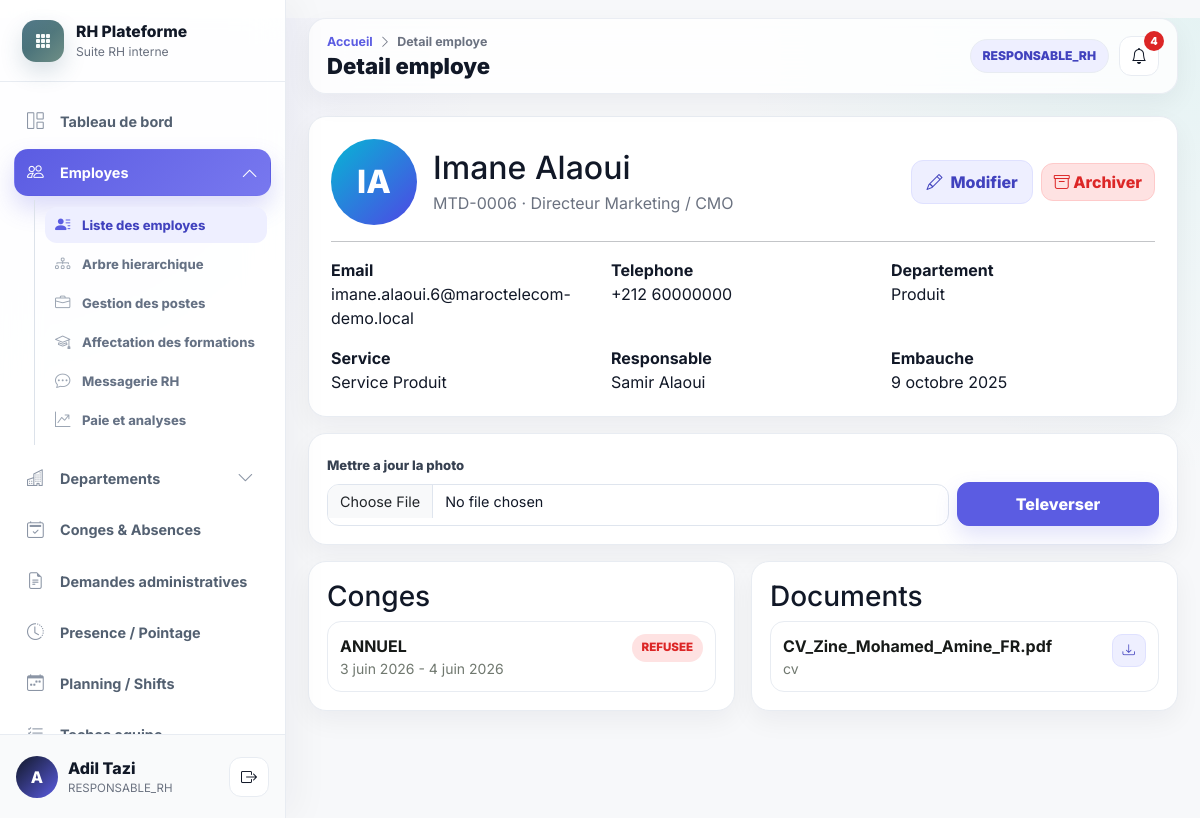
Screenshot of /employes/10 (signed in) with the database file from the repository.
### accounts/models.py (models this page shows, shortened)
class UtilisateurProfile(models.Model):
    user = models.OneToOneField(settings.AUTH_USER_MODEL, on_delete=models.CASCADE, related_name="profile")
    role = models.CharField(max_length=40, choices=Role.choices)
    actif = models.BooleanField(default=True)
    employe = models.OneToOneField(
        "hr.Employe",
        on_delete=models.SET_NULL,
        null=True,
        blank=True,
        related_name="utilisateur_profile",
    )
    class Meta:
        verbose_name = "Utilisateur"
        verbose_name_plural = "Utilisateurs"

### hr/models.py (models this page shows, shortened)
class Employe(models.Model):
    matricule = models.CharField(max_length=100, unique=True)
    nom = models.CharField(max_length=255)
    prenom = models.CharField(max_length=255)
    email = models.EmailField()
    telephone = models.CharField(max_length=80, blank=True)
    date_naissance = models.DateField(null=True, blank=True)
    date_embauche = models.DateField()
    adresse = models.TextField(blank=True)
    photo = models.ImageField(upload_to="uploads/photos/", null=True, blank=True)
    departement = models.ForeignKey(Departement, on_delete=models.SET_NULL, null=True, blank=True, related_name="employes")
    service = models.ForeignKey(Service, on_delete=models.SET_NULL, null=True, blank=True, related_name="employes")
    poste = models.ForeignKey(Poste, on_delete=models.SET_NULL, null=True, blank=True, related_name="employes")
    responsable = models.ForeignKey("self", on_delete=models.SET_NULL, null=True, blank=True, related_name="collaborateurs")
    localisation = models.CharField(max_length=255, blank=True, default="Casablanca")
    actif = models.BooleanField(default=True)
    created_at = models.DateTimeField(auto_now_add=True)
    updated_at = models.DateTimeField(auto_now=True)
    class Meta:
        ordering = ["nom", "prenom"]
    def __str__(self):
        return self.nom_complet
    @property
    def nom_complet(self):
        return f"{self.prenom or ''} {self.nom or ''}".strip()

class Poste(models.Model):
    libelle = models.CharField(max_length=255)
    description = models.TextField(blank=True)
    niveau = models.CharField(max_length=255, blank=True)
    rang_hierarchique = models.PositiveSmallIntegerField(default=50)
    est_direction = models.BooleanField(default=False)
    est_manager = models.BooleanField(default=False)
    created_at = models.DateTimeField(auto_now_add=True)
    updated_at = models.DateTimeField(auto_now=True)
    class Meta:
        ordering = ["libelle"]
    def __str__(self):
        return self.libelle

class Departement(models.Model):
    libelle = models.CharField(max_length=255)
    description = models.TextField(blank=True)
    created_at = models.DateTimeField(auto_now_add=True)
    updated_at = models.DateTimeField(auto_now=True)
    class Meta:
        ordering = ["libelle"]
    def __str__(self):
        return self.libelle

class Service(models.Model):
    libelle = models.CharField(max_length=255)
    description = models.TextField(blank=True)
    departement = models.ForeignKey(Departement, on_delete=models.SET_NULL, null=True, blank=True, related_name="services")
    created_at = models.DateTimeField(auto_now_add=True)
    updated_at = models.DateTimeField(auto_now=True)
    class Meta:
        ordering = ["libelle"]
    def __str__(self):
        return self.libelle

class DemandeConge(models.Model):
    type = models.CharField(max_length=30, choices=TypeConge.choices)
    date_debut = models.DateField()
    date_fin = models.DateField()
    motif = models.TextField(blank=True)
    statut = models.CharField(max_length=30, choices=StatutDemande.choices, default=StatutDemande.EN_ATTENTE)
    employe = models.ForeignKey(Employe, on_delete=models.CASCADE, related_name="conges")
    traitee_par = models.ForeignKey(
        Employe,
        on_delete=models.SET_NULL,
        null=True,
        blank=True,
        related_name="conges_traites",
    )
    date_traitement = models.DateTimeField(null=True, blank=True)
    commentaire_reponse = models.TextField(blank=True)
    date_creation = models.DateTimeField(default=timezone.now)
    created_at = models.DateTimeField(auto_now_add=True)
    updated_at = models.DateTimeField(auto_now=True)
    class Meta:
        ordering = ["-date_creation"]

class Document(models.Model):
    fichier = models.FileField(upload_to="uploads/documents/")
    nom_fichier = models.CharField(max_length=255)
    nom_original = models.CharField(max_length=255)
    categorie = models.CharField(max_length=255, blank=True, default="General")
    chemin_fichier = models.CharField(max_length=500, blank=True)
    date_ajout = models.DateTimeField(default=timezone.now)
    taille = models.PositiveBigIntegerField(default=0)
    employe = models.ForeignKey(Employe, on_delete=models.SET_NULL, null=True, blank=True, related_name="documents")
    demande_admin = models.ForeignKey(
        DemandeAdministrative,
        on_delete=models.SET_NULL,
        null=True,
        blank=True,
        related_name="documents",
    )
    uploade_par = models.ForeignKey(settings.AUTH_USER_MODEL, on_delete=models.CASCADE, related_name="documents_uploades")
    created_at = models.DateTimeField(auto_now_add=True)
    updated_at = models.DateTimeField(auto_now=True)
    class Meta:
        ordering = ["-date_ajout"]

### hr/views.py (the view)
# urls.py: path("employes/<int:pk>", views.employe_detail, name="employe_detail"),
@login_required
def employe_detail(request, pk):
    if not can_view_employees(request.user):
        messages.error(request, "Vous n'etes pas autorise a acceder aux employes.")
        return redirect("dashboard")
    employe = get_object_or_404(
        accessible_employees(profile(request)).select_related("departement", "service", "poste", "responsable"),
        pk=pk,
    )
    return render(
        request,
        "employes/detail.html",
        {
            "page_title": "Detail employe",
            "employe": employe,
            "conges": employe.conges.all(),
            "documents": employe.documents.all(),
        },
    )

### templates/employes/detail.html (shortened to what this page needs)
{% extends "base.html" %}
{% block content %}
<div class="profile-card mb-3">
    <div class="d-flex align-items-center gap-3 flex-wrap">
        {% if employe.photo %}<img class="profile-avatar" src="{{ employe.photo.url }}" alt="">{% else %}<div class="profile-avatar">{{ employe.prenom|first }}{{ employe.nom|first }}</div>{% endif %}
        <div>
            <h2 class="mb-1">{{ employe.nom_complet }}</h2>
            <p class="text-soft mb-0">{{ employe.matricule }} · {{ employe.poste|default:"Poste non defini" }}</p>
        </div>
        <div class="ms-auto mini-actions">
            {% if utilisateur_connecte.role == "ADMIN" or utilisateur_connecte.role == "RESPONSABLE_RH" %}
                <a href="{% url 'employe_update' employe.id %}" class="btn btn-outline-secondary"><i class="bi bi-pencil"></i> Modifier</a>
                <form method="post" action="{% url 'employe_archive' employe.id %}" class="confirm-archive d-inline">{% csrf_token %}<button class="btn btn-outline-danger"><i class="bi bi-archive"></i> Archiver</button></form>
            {% endif %}
        </div>
    </div>
    <hr>
    <div class="row g-3">
        <div class="col-md-4"><strong>Email</strong><div>{{ employe.email }}</div></div>
        <div class="col-md-4"><strong>Telephone</strong><div>{{ employe.telephone|default:"-" }}</div></div>
        <div class="col-md-4"><strong>Departement</strong><div>{{ employe.departement|default:"-" }}</div></div>
        <div class="col-md-4"><strong>Service</strong><div>{{ employe.service|default:"-" }}</div></div>
        <div class="col-md-4"><strong>Responsable</strong><div>{{ employe.responsable|default:"-" }}</div></div>
        <div class="col-md-4"><strong>Embauche</strong><div>{{ employe.date_embauche }}</div></div>
    </div>
</div>
{% if utilisateur_connecte.role == "ADMIN" or utilisateur_connecte.role == "RESPONSABLE_RH" %}
<form class="form-panel mb-3" method="post" action="{% url 'employe_photo' employe.id %}" enctype="multipart/form-data">
    <div class="row g-2 align-items-end">
        <div class="col-md-9"><label class="form-label">Mettre a jour la photo</label><input class="form-control" type="file" name="photoFile" accept="image/*" required></div>
        <div class="col-md-3"><button class="btn btn-accent w-100">Televerser</button></div>
    </div>
</form>
{% endif %}
<div class="row g-3">
    <div class="col-lg-6"><div class="panel"><h3>Conges</h3>{% for conge in conges %}<div class="request-item"><div><strong>{{ conge.type }}</strong><small>{{ conge.date_debut }} - {{ conge.date_fin }}</small></div><span class="status-badge status-{{ conge.statut }}">{{ conge.statut }}</span></div>{% empty %}<div class="empty-state">Aucun conge.</div>{% endfor %}</div></div>
    <div class="col-lg-6"><div class="panel"><h3>Documents</h3>{% for document in documents %}<div class="request-item"><div><strong>{{ document.nom_original }}</strong><small>{{ document.categorie }}</small></div><a href="{% url 'document_download' document.id %}" class="btn btn-sm btn-outline-secondary"><i class="bi bi-download"></i></a></div>{% empty %}<div class="empty-state">Aucun document.</div>{% endfor %}</div></div>
</div>
{% endblock %}

### templates/base.html (shortened to what this page needs)
{% load static message_tags %}
<!DOCTYPE html>
<html lang="fr">
<head>
    <link href="https://cdn.jsdelivr.net/npm/bootstrap@5.3.3/dist/css/bootstrap.min.css" rel="stylesheet">
    <link href="https://cdn.jsdelivr.net/npm/bootstrap-icons@1.11.3/font/bootstrap-icons.css" rel="stylesheet">
    <link rel="stylesheet" href="{% static 'css/main.css' %}?v=premium-rh-saas-1">
</head>
<body class="app-body">
<div class="app-shell">
    <aside id="sidebar" class="app-sidebar">
        <div class="sidebar-brand">
            <div class="brand-mark"><i class="bi bi-grid-3x3-gap-fill"></i></div>
            <div class="brand-copy">
                <div class="brand-title">RH Plateforme</div>
                <div class="brand-subtitle">Suite RH interne</div>
            </div>
        </div>
        <nav class="sidebar-nav" aria-label="Navigation principale">
            <a href="{% url 'dashboard' %}" class="sidebar-item nav-link" data-route="/dashboard"><i class="bi bi-grid-1x2"></i><span>Tableau de bord</span></a>
            <div class="sidebar-group" data-group-route="/employes">
                <button class="sidebar-item sidebar-parent nav-link {% if nav_module == 'employes' %}active{% endif %}" type="button" data-bs-toggle="collapse" data-bs-target="#menuEmployes" aria-expanded="{% if nav_module == 'employes' %}true{% else %}false{% endif %}">
                    <i class="bi bi-people"></i><span>Employes</span><i class="bi bi-chevron-down ms-auto"></i>
                </button>
                <div class="collapse sidebar-submenu {% if nav_module == 'employes' %}show{% endif %}" id="menuEmployes">
                    <a href="{% url 'employes_list' %}" class="sidebar-subitem {% if nav_item == 'employes_list' %}active{% endif %}" data-route="/employes"><i class="bi bi-person-lines-fill"></i><span>Liste des employes</span></a>
                    <a href="{% url 'hierarchy_tree' %}" class="sidebar-subitem {% if nav_item == 'hierarchy_tree' %}active{% endif %}" data-route="/employes/arbre"><i class="bi bi-diagram-3"></i><span>Arbre hierarchique</span></a>
                    {% if utilisateur_connecte.role == "ADMIN" or utilisateur_connecte.role == "RESPONSABLE_RH" %}
                        <a href="{% url 'position_management' %}" class="sidebar-subitem {% if nav_item == 'position_management' %}active{% endif %}" data-route="/employes/postes"><i class="bi bi-briefcase"></i><span>Gestion des postes</span></a>
                        <a href="{% url 'formations_admin' %}" class="sidebar-subitem {% if nav_item == 'formations_admin' %}active{% endif %}" data-route="/employes/formations"><i class="bi bi-mortarboard"></i><span>Affectation des formations</span></a>
                        <a href="{% url 'rh_messages' %}" class="sidebar-subitem" data-route="/messages-rh"><i class="bi bi-chat-dots"></i><span>Messagerie RH</span></a>
                        <a href="{% url 'payroll_analytics' %}" class="sidebar-subitem {% if nav_item == 'payroll_analytics' %}active{% endif %}" data-route="/employes/paie"><i class="bi bi-graph-up-arrow"></i><span>Paie et analyses</span></a>
                    {% else %}
                        <a href="{% url 'my_trainings' %}" class="sidebar-subitem {% if nav_item == 'my_trainings' %}active{% endif %}" data-route="/formations"><i class="bi bi-mortarboard"></i><span>Mes formations</span></a>
                    {% endif %}
                </div>
            </div>
            {% if utilisateur_connecte.role == "ADMIN" or utilisateur_connecte.role == "RESPONSABLE_RH" %}
                <div class="sidebar-group" data-group-route="/departements">
                    <button class="sidebar-item sidebar-parent nav-link {% if nav_module == 'departements' %}active{% endif %}" type="button" data-bs-toggle="collapse" data-bs-target="#menuDepartements" aria-expanded="{% if nav_module == 'departements' %}true{% else %}false{% endif %}">
                        <i class="bi bi-buildings"></i><span>Departements</span><i class="bi bi-chevron-down ms-auto"></i>
                    </button>
                </div>
            {% endif %}
            <a href="{% url 'conges_list' %}" class="sidebar-item nav-link" data-route="/conges"><i class="bi bi-calendar2-check"></i><span>Conges & Absences</span></a>
            <a href="{% url 'demandes_list' %}" class="sidebar-item nav-link" data-route="/demandes"><i class="bi bi-file-earmark-text"></i><span>Demandes administratives</span></a>
            <a href="{% url 'attendance' %}" class="sidebar-item nav-link" data-route="/pointage"><i class="bi bi-clock-history"></i><span>Presence / Pointage</span></a>
            <a href="{% url 'planning' %}" class="sidebar-item nav-link" data-route="/planning"><i class="bi bi-calendar-week"></i><span>Planning / Shifts</span></a>
            <a href="{% url 'team_tasks' %}" class="sidebar-item nav-link" data-route="/taches"><i class="bi bi-list-check"></i><span>Taches equipe</span></a>
        </nav>
        <div class="sidebar-user">
            <div class="user-avatar"><span>{{ utilisateur_connecte.employe.prenom|first|default:"U" }}</span></div>
            <div class="user-meta">
                <div class="user-name">{{ utilisateur_connecte.employe.nom_complet|default:"Utilisateur" }}</div>
                <div class="user-role">{{ utilisateur_connecte.role|default:"Session" }}</div>
            </div>
            <form action="{% url 'logout' %}" method="post" class="ms-auto">
                <button type="submit" class="btn btn-rh-icon" title="Se deconnecter"><i class="bi bi-box-arrow-right"></i></button>
            </form>
        </div>
    </aside>
    <main id="main-content" class="app-main">
        <nav class="app-topbar">
            <div class="page-header">
                <div class="breadcrumb-line">
                    <a href="{% url 'dashboard' %}">Accueil</a>
                    <i class="bi bi-chevron-right"></i>
                    <span>{{ page_title|default:"Page" }}</span>
                </div>
                <h1 class="page-title">{{ page_title|default:"Page" }}</h1>
            </div>
            <div class="topbar-actions">
                <span class="role-pill">{{ utilisateur_connecte.role|default:"Utilisateur" }}</span>
                <a href="{% url 'notifications_list' %}" class="btn btn-rh-icon position-relative" title="Notifications">
                    <i class="bi bi-bell"></i>
                    {% if notifications_non_lues > 0 %}<span class="topbar-badge">{{ notifications_non_lues }}</span>{% endif %}
                </a>
            </div>
        </nav>
        <div class="app-content">
            {% block content %}{% endblock %}
        </div>
    </main>
</div>
</body>
</html>

### rows the page displays
UtilisateurProfile: employe.prenom|first "A", employe.nom_complet "Adil Tazi", role "RESPONSABLE_RH"
Employe: prenom|first "I", nom|first "A", nom_complet "Imane Alaoui", matricule "MTD-0006", poste "Directeur Marketing / CMO", email "imane.alaoui.6@maroctelecom-demo.local", telephone "+212 60000000", departement "Produit", service "Service Produit", responsable "Samir Alaoui", date_embauche "9 octobre 2025"
DemandeConge: type "ANNUEL", date_debut "3 juin 2026", date_fin "4 juin 2026", statut "REFUSEE"
Document: nom_original "CV_Zine_Mohamed_Amine_FR.pdf", categorie "cv"

### other values shown
{{ page_title|default:"Page" }} "Detail employe"
{{ notifications_non_lues }} "4"
